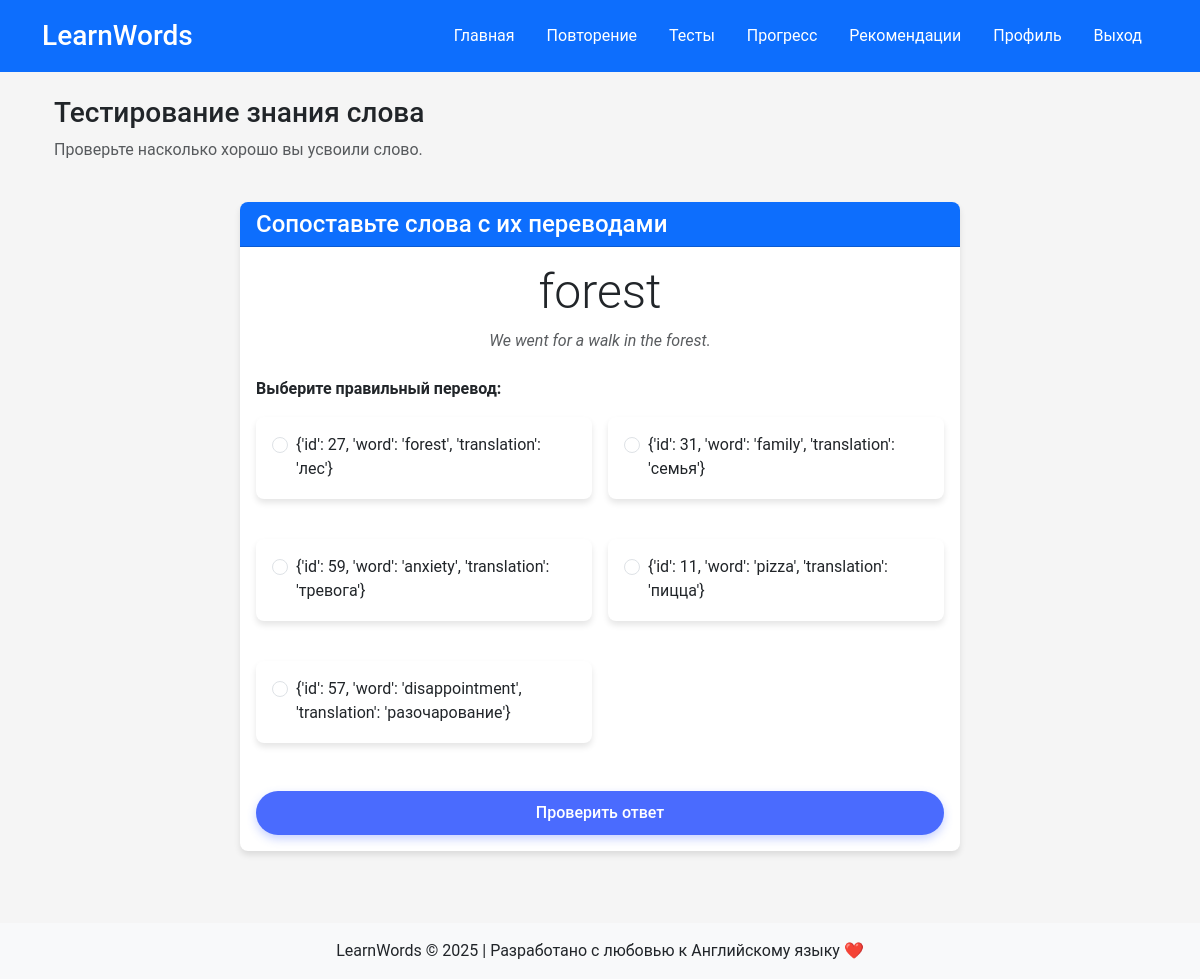
/test/27 (signed in), run on the app's committed database.
### app/models/models.py (models this page shows, shortened)
class Test(db.Model):
    __tablename__ = 'tests'
    __table_args__ = {'extend_existing': True}
    id = db.Column(db.Integer, primary_key=True)
    word_id = db.Column(db.Integer, db.ForeignKey('words.id'), nullable=False)
    question = db.Column(db.Text, nullable=False)
    options = db.Column(db.Text, nullable=False)  # JSON строка с вариантами ответов
    correct_option = db.Column(db.String(100), nullable=False)
    test_type = db.Column(db.String(50), default='multiple_choice')  # multiple_choice, translation, matching
    difficulty = db.Column(db.Integer, default=1)  # 1-5 уровень сложности

class Word(db.Model):
    __tablename__ = 'words'
    __table_args__ = {'extend_existing': True}
    id = db.Column(db.Integer, primary_key=True)
    word = db.Column(db.String(100), nullable=False)
    translation = db.Column(db.String(100), nullable=False)
    example = db.Column(db.Text)
    context = db.Column(db.Text)
    created_at = db.Column(db.DateTime, default=datetime.utcnow)
    category_id = db.Column(db.Integer, db.ForeignKey('categories.id'), nullable=True)
    repetitions = db.relationship('Repetition', backref='word', lazy=True, cascade="all, delete-orphan")
    mistakes = db.relationship('Mistake', backref='word', lazy=True, cascade="all, delete-orphan")
    tests = db.relationship('Test', backref='word', lazy=True, cascade="all, delete-orphan")

### app/routes/main_routes.py (the view)
@main_bp.route('/test/<int:word_id>')
@login_required
def take_test(word_id):
    user_id = session.get('user_id')
    word = Word.query.get_or_404(word_id)
    repetition = Repetition.query.filter_by(word_id=word_id, user_id=user_id).first()
    if not repetition or repetition.user_level < 3:
        flash('Это слово ещё не готово для тестирования.', 'warning')
        return redirect(url_for('main.word_detail', word_id=word_id))
    test = Test.query.filter_by(word_id=word_id).first()
    if not test:
        test = create_test_for_word(word_id)
        if not test:
            return render_template('no_test.html')
    options = json.loads(test.options)
    return render_template('test.html',
                           word=word,
                           test=test,
                           options=options)

### app/utils/auth_utils.py (called while the page is built)
def login_required(f):
    @wraps(f)
    def decorated_function(*args, **kwargs):
        if 'user_id' not in session:
            session['next_url'] = request.url
            flash('Пожалуйста, войдите в аккаунт для доступа к этой странице', 'warning')
            return redirect(url_for('auth.login'))
        return f(*args, **kwargs)
    return decorated_function

### app/templates/test.html (shortened to what this page needs)
{% extends "base.html" %}
{% block content %}
<div class="container">
    <div class="row mb-4">
        <div class="col">
            <h1 class="h3">Тестирование знания слова</h1>
            <p class="text-muted">Проверьте насколько хорошо вы усвоили слово.</p>
        </div>
    </div>
    <div class="row">
        <div class="col-md-8 mx-auto">
            <div class="card">
                <div class="card-header bg-primary text-white">
                    <h2 class="h4 mb-0">{{ test.question }}</h2>
                </div>
                <div class="card-body">
                    <div class="test-container" data-test-id="{{ test.id }}">
                        <div class="word-display mb-4 text-center">
                            <h3 class="display-5">{{ word.word }}</h3>
                            {% if word.example %}
                            <p class="text-muted fst-italic">{{ word.example }}</p>
                            {% endif %}
                        </div>
                        <div class="options-container">
                            <p><strong>Выберите правильный перевод:</strong></p>
                            <div class="row g-3 mb-4">
                                {% for option in options %}
                                <div class="col-md-6">
                                    <div class="card">
                                        <div class="card-body">
                                            <div class="form-check">
                                                <input class="form-check-input option-radio" type="radio" name="answer" id="option{{ loop.index }}" value="{{ option }}">
                                                <label class="form-check-label" for="option{{ loop.index }}">
                                                    {{ option }}
                                                </label>
                                            </div>
                                        </div>
                                    </div>
                                </div>
                                {% endfor %}
                            </div>
                        </div>
                        <div class="d-grid gap-2">
                            <button class="btn btn-primary" id="submitAnswerBtn">Проверить ответ</button>
                        </div>
                    </div>
                </div>
            </div>
        </div>
    </div>
</div>
{% endblock %}

### app/static/css/style.css (style rules this page uses)
body { background-color: #f5f5f5; font-family: 'Roboto', 'Segoe UI', Tahoma, Geneva, Verdana, sans-serif; }
.card { border-radius: 0.5rem; box-shadow: 0 4px 6px rgba(0, 0, 0, 0.1); margin-bottom: 1.5rem; border: none; transition: all 0.2s ease-in-out; }
.card-header { border-radius: 0.5rem 0.5rem 0 0 !important; font-weight: 500; }
.test-container .form-check { cursor: pointer; }
.btn-primary { background-color: #4a6bfe; color: white; border: none; padding: 10px 20px; border-radius: 30px; font-weight: 500; transition: all 0.3s ease; box-shadow: 0 4px 10px rgba(74, 107, 254, 0.3); }

### app/templates/test.html (style rules this page uses)
.form-check { cursor: pointer; }

### data on the page
Test: question "Сопоставьте слова с их переводами"
Word: word "forest", example "We went for a walk in the forest."

### other printed values
{{ option }} "{'id': 27, 'word': 'forest', 'translation': 'лес'}" "{'id': 31, 'word': 'family', 'translation': 'семья'}" "{'id': 59, 'word': 'anxiety', 'translation': 'тревога'}" "{'id': 11, 'word': 'pizza', 'translation': 'пицца'}" "{'id': 57, 'word': 'disappointment', 'translation': 'разочарование'}"
